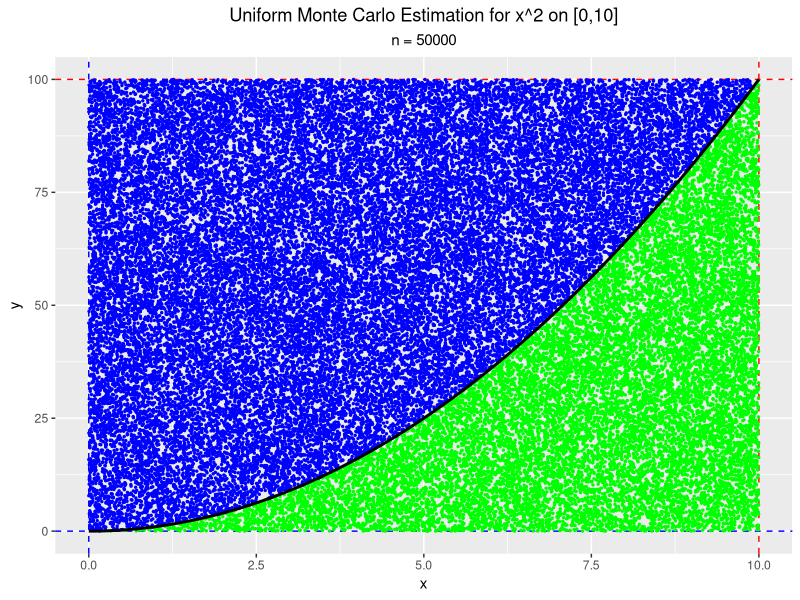

The R script that drew this image:
## ---- chunk 1
# Setup ggplot
library(ggplot2)
theme_update(plot.title = element_text(hjust = 0.5))
theme_update(plot.subtitle = element_text(hjust = 0.5))
## ---- chunk 2
# Compute estimation
f <- function(x) x^2
a <- 0
b <- 10
N <- 50000
x <- seq(a, b, length.out = N)
y <- f(x)

x_min = min(x)
y_min = min(y)
x_max = max(x)
y_max = max(y)

in_points <- c()
out_points <- c()

for (i in 1:N) {
  rand_point = c(runif(1, min = x_min, max = x_max), runif(1, min = y_min, max = y_max))
  if (rand_point[2] < f(rand_point[1])) {
    in_points <- rbind(in_points, rand_point)
  } else {
    out_points <- rbind(out_points, rand_point)
  }
}

V = (y_max - y_min) * (x_max - x_min)
I = length(in_points) / N * V
## ---- chunk 3
# Plot results
function_points <- data.frame(x = x, y = y)
in_data <- data.frame(x = in_points[, 1], y = in_points[, 2])
out_data <- data.frame(x = out_points[, 1], y = out_points[, 2])

ggplot(function_points) +
  geom_vline(aes(xintercept = x_min), color = "blue", linetype = "dashed") +
  geom_hline(aes(yintercept = y_min), color = "blue", linetype = "dashed") +
  geom_vline(aes(xintercept = x_max), color = "red", linetype = "dashed") +
  geom_hline(aes(yintercept = y_max), color = "red", linetype = "dashed") +
  geom_point(data = in_data, aes(x = x, y = y), size = 0.5, color = "green") +
  geom_point(data = out_data, aes(x = x, y = y), size = 0.5, color = "blue") +
  geom_line(aes(x = x, y = y), linewidth = 1.0, color = "black") +
  ggtitle("Uniform Monte Carlo Estimation for x^2 on [0,10]", subtitle = "n = 50000")
